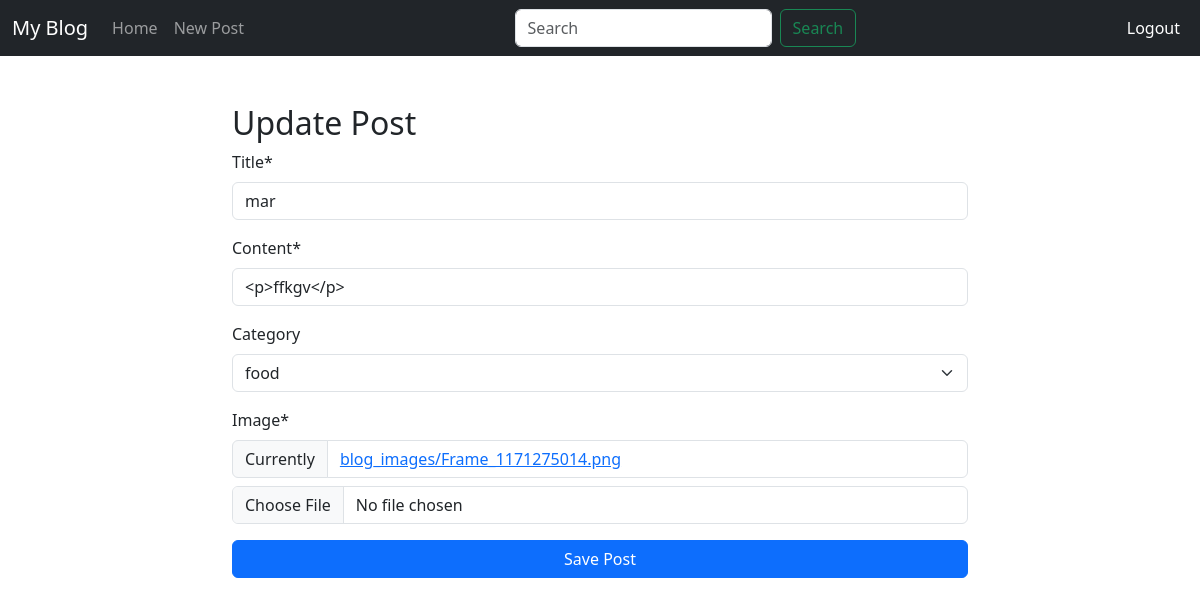
The page /post/apple/update/ (signed in) on the database its author committed.
### blog/models.py (models this page shows, shortened)
class Post(models.Model):
    title = models.CharField(max_length=200, unique=True)
    slug = models.SlugField(max_length=200, unique=True)
    author = models.ForeignKey(User, on_delete=models.CASCADE)
    content = RichTextField()
    category = models.ForeignKey(Category, on_delete=models.SET_NULL, null=True, blank=True)
    tags = TaggableManager()
    image = models.ImageField(upload_to='blog_images/')
    created_on = models.DateTimeField(auto_now_add=True)
    updated_on = models.DateTimeField(auto_now=True)
    is_published = models.BooleanField(default=False)
    class Meta:
        ordering = ['-created_on']

### blog/views.py (the view, shortened to what this page needs)
# urls.py: path('post/<slug:slug>/update/', views.PostUpdateView.as_view(), name='post_update'),
class PostUpdateView(LoginRequiredMixin, UserPassesTestMixin, UpdateView):
    model = Post
    form_class = PostForm
    template_name = 'blog/post_form.html'
    def test_func(self):
        post = self.get_object()
        return self.request.user == post.author

### blog/forms.py
class PostForm(forms.ModelForm):
    content = forms.CharField(widget=CKEditorWidget())
    class Meta:
        model = Post
        fields = ['title', 'content', 'category', 'tags', 'image']
    def __init__(self, *args, **kwargs):
        super().__init__(*args, **kwargs)
        self.helper = FormHelper()
        self.helper.layout = Layout(
            'title',
            'category',
            'tags',
            'image',
            'content',
            Submit('submit', 'Save Post', css_class='btn-primary mt-3')
        )

### blog/models.py (called while the page is built)
    def __str__(self):
        return self.name

### blog/templates/blog/post_form.html (shortened to what this page needs)
{% extends 'blog/base.html' %}
{% load crispy_forms_tags %}
{% block content %}
<div class="row justify-content-center">
    <div class="col-md-8">
        <h2 class="mt-4">{% if object %}Update Post{% else %}Create New Post{% endif %}</h2>
        <form method="post" enctype="multipart/form-data">
            {{ form|crispy }}
            <div class="d-grid gap-2 mt-3">
                <button type="submit" class="btn btn-primary">Save Post</button>
            </div>
        </form>
    </div>
</div>
{% endblock %}

### rows shown on the page
Post: title "mar", content "<p>ffkgv</p>", category "food"
